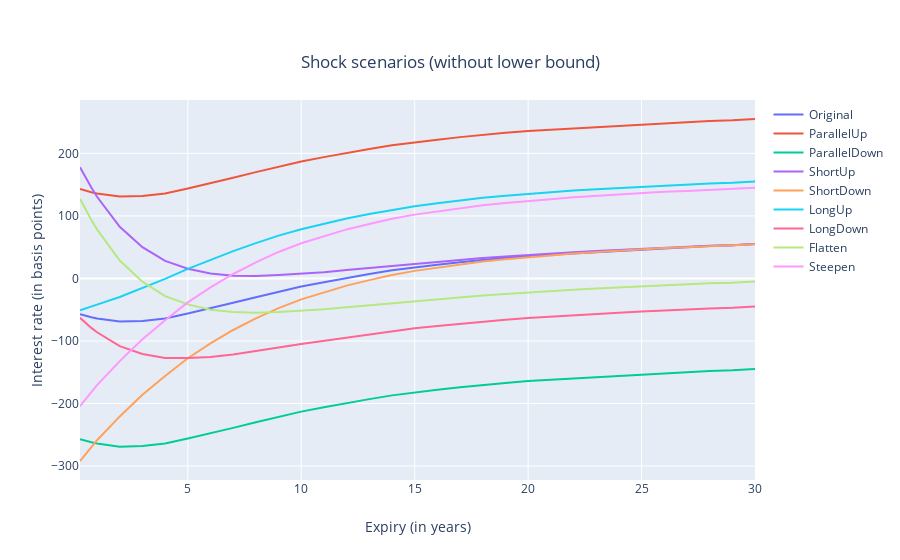
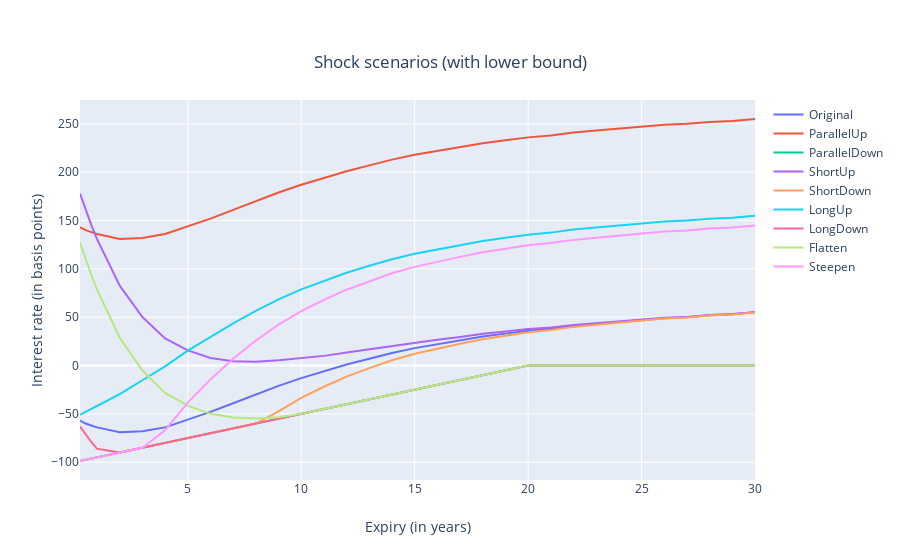

These figures' notebook cell, in order:
### Markdown cell above
### Plot all scenarios

### Code cell
# Plot the scenarios using a function defined above
plot_shocked_interest_rates(
    refdate_BaFin,
    example_BaFin_sampling_points,
    example_BaFin_interest_rate_basispoints,
    analytics.DayCounter(default_daycounter_type),
    shockparams_standard,
    False
)

plot_shocked_interest_rates(
    refdate_BaFin,
    example_BaFin_sampling_points,
    example_BaFin_interest_rate_basispoints,
    analytics.DayCounter(default_daycounter_type),
    shockparams_standard,
    True
)

### Figure 1 — Plotly figure (JSON) as saved in the notebook; plotly's stock layout.template omitted (floating-point values rounded to 4 significant figures)
{"data": [{"mode": "lines", "name": "Original", "type": "scatter", "x": [0.2486, 0.4973, 0.7486, 1, 2, 3, 4, 5, 6, 7, 8, 9, 10, 11, 12, 13, 14, 15, 16, 17, 18, 19, 20, 21, 22, 23, 24, 25, 26, 27, 28, 29, 30], "y": [-57, -60, -62, -64, -69, -68, -64, -56, -48, -39, -30, -21, -13, -6, 1, 7, 13, 18, 22, 26, 30, 33, 36, 38, 41, 43, 45, 47, 49, 50, 52, 53, 55]}, {"mode": "lines", "name": "ParallelUp", "type": "scatter", "x": [0.2486, 0.4973, 0.7486, 1, 2, 3, 4, 5, 6, 7, 8, 9, 10, 11, 12, 13, 14, 15, 16, 17, 18, 19, 20, 21, 22, 23, 24, 25, 26, 27, 28, 29, 30], "y": [143, 140, 138, 136, 131, 132, 136, 144, 152, 161, 170, 179, 187, 194, 201, 207, 213, 218, 222, 226, 230, 233, 236, 238, 241, 243, 245, 247, 249, 250, 252, 253, 255]}, {"mode": "lines", "name": "ParallelDown", "type": "scatter", "x": [0.2486, 0.4973, 0.7486, 1, 2, 3, 4, 5, 6, 7, 8, 9, 10, 11, 12, 13, 14, 15, 16, 17, 18, 19, 20, 21, 22, 23, 24, 25, 26, 27, 28, 29, 30], "y": [-257, -260, -262, -264, -269, -268, -264, -256, -248, -239, -230, -221, -213, -206, -199, -193, -187, -182, -178, -174, -170, -167, -164, -162, -159, -157, -155, -153, -151, -150, -148, -147, -145]}, {"mode": "lines", "name": "ShortUp", "type": "scatter", "x": [0.2486, 0.4973, 0.7486, 1, 2, 3, 4, 5, 6, 7, 8, 9, 10, 11, 12, 13, 14, 15, 16, 17, 18, 19, 20, 21, 22, 23, 24, 25, 26, 27, 28, 29, 30], "y": [177.9, 160.8, 145.3, 130.7, 82.63, 50.09, 27.97, 15.63, 7.783, 4.443, 3.834, 5.35, 7.521, 9.982, 13.45, 16.69, 20.55, 23.88, 26.58, 29.57, 32.78, 35.16, 37.68, 39.31, 42.02, 43.8, 45.62, 47.48, 49.38, 50.29, 52.23, 53.18, 55.14]}, {"mode": "lines", "name": "ShortDown", "type": "scatter", "x": [0.2486, 0.4973, 0.7486, 1, 2, 3, 4, 5, 6, 7, 8, 9, 10, 11, 12, 13, 14, 15, 16, 17, 18, 19, 20, 21, 22, 23, 24, 25, 26, 27, 28, 29, 30], "y": [-291.9, -280.8, -269.3, -258.7, -220.6, -186.1, -156.0, -127.6, -103.8, -82.44, -63.83, -47.35, -33.52, -21.98, -11.45, -2.694, 5.451, 12.12, 17.42, 22.43, 27.22, 30.84, 34.32, 36.69, 39.98, 42.2, 44.38, 46.52, 48.62, 49.71, 51.77, 52.82, 54.86]}, {"mode": "lines", "name": "LongUp", "type": "scatter", "x": [0.2486, 0.4973, 0.7486, 1, 2, 3, 4, 5, 6, 7, 8, 9, 10, 11, 12, 13, 14, 15, 16, 17, 18, 19, 20, 21, 22, 23, 24, 25, 26, 27, 28, 29, 30], "y": [-50.97, -48.31, -44.93, -41.88, -29.65, -15.24, -0.7879, 15.35, 29.69, 43.62, 56.47, 68.46, 78.79, 87.61, 96.02, 103.1, 110.0, 115.6, 120.2, 124.6, 128.9, 132.1, 135.3, 137.5, 140.6, 142.7, 144.8, 146.8, 148.8, 149.9, 151.9, 152.9, 154.9]}, {"mode": "lines", "name": "LongDown", "type": "scatter", "x": [0.2486, 0.4973, 0.7486, 1, 2, 3, 4, 5, 6, 7, 8, 9, 10, 11, 12, 13, 14, 15, 16, 17, 18, 19, 20, 21, 22, 23, 24, 25, 26, 27, 28, 29, 30], "y": [-63.03, -71.69, -79.07, -86.12, -108.3, -120.8, -127.2, -127.3, -125.7, -121.6, -116.5, -110.5, -104.8, -99.61, -94.02, -89.12, -83.98, -79.65, -76.17, -72.57, -68.89, -66.13, -63.33, -61.48, -58.59, -56.68, -54.75, -52.81, -50.85, -49.88, -47.91, -46.93, -44.94]}, {"mode": "lines", "name": "Flatten", "type": "scatter", "x": [0.2486, 0.4973, 0.7486, 1, 2, 3, 4, 5, 6, 7, 8, 9, 10, 11, 12, 13, 14, 15, 16, 17, 18, 19, 20, 21, 22, 23, 24, 25, 26, 27, 28, 29, 30], "y": [127.3, 109.6, 93.62, 78.49, 28.7, -5.185, -28.35, -41.51, -49.99, -53.82, -54.81, -53.6, -51.66, -49.38, -46.06, -42.92, -39.15, -35.89, -33.24, -30.29, -27.11, -24.75, -22.25, -20.64, -17.94, -16.17, -14.36, -12.5, -10.61, -9.696, -7.763, -6.815, -4.856]}, {"mode": "lines", "name": "Steepen", "type": "scatter", "x": [0.2486, 0.4973, 0.7486, 1, 2, 3, 4, 5, 6, 7, 8, 9, 10, 11, 12, 13, 14, 15, 16, 17, 18, 19, 20, 21, 22, 23, 24, 25, 26, 27, 28, 29, 30], "y": [-204.3, -193.0, -181.4, -170.6, -132.1, -97.27, -66.89, -38.34, -14.34, 7.122, 25.83, 42.39, 56.27, 67.86, 78.43, 87.21, 95.38, 102.1, 107.4, 112.4, 117.2, 120.8, 124.3, 126.7, 130.0, 132.2, 134.4, 136.5, 138.6, 139.7, 141.8, 142.8, 144.9]}], "layout": {"showlegend": true, "title": {"text": "Shock scenarios (without lower bound)", "x": 0.5, "xanchor": "center", "y": 0.9, "yanchor": "top"}, "xaxis": {"title": {"text": "Expiry (in years)"}}, "yaxis": {"title": {"text": "Interest rate (in basis points)"}}}}

### Figure 2 — Plotly figure (JSON) as saved in the notebook; plotly's stock layout.template omitted (floating-point values rounded to 4 significant figures)
{"data": [{"mode": "lines", "name": "Original", "type": "scatter", "x": [0.2486, 0.4973, 0.7486, 1, 2, 3, 4, 5, 6, 7, 8, 9, 10, 11, 12, 13, 14, 15, 16, 17, 18, 19, 20, 21, 22, 23, 24, 25, 26, 27, 28, 29, 30], "y": [-57, -60, -62, -64, -69, -68, -64, -56, -48, -39, -30, -21, -13, -6, 1, 7, 13, 18, 22, 26, 30, 33, 36, 38, 41, 43, 45, 47, 49, 50, 52, 53, 55]}, {"mode": "lines", "name": "ParallelUp", "type": "scatter", "x": [0.2486, 0.4973, 0.7486, 1, 2, 3, 4, 5, 6, 7, 8, 9, 10, 11, 12, 13, 14, 15, 16, 17, 18, 19, 20, 21, 22, 23, 24, 25, 26, 27, 28, 29, 30], "y": [143, 140, 138, 136, 131, 132, 136, 144, 152, 161, 170, 179, 187, 194, 201, 207, 213, 218, 222, 226, 230, 233, 236, 238, 241, 243, 245, 247, 249, 250, 252, 253, 255]}, {"mode": "lines", "name": "ParallelDown", "type": "scatter", "x": [0.2486, 0.4973, 0.7486, 1, 2, 3, 4, 5, 6, 7, 8, 9, 10, 11, 12, 13, 14, 15, 16, 17, 18, 19, 20, 21, 22, 23, 24, 25, 26, 27, 28, 29, 30], "y": [-98.76, -97.51, -96.26, -95, -90, -85, -80, -75, -70, -65, -60, -55, -50, -45, -40, -35, -30, -25, -20, -15, -10, -5, 0, 0, 0, 0, 0, 0, 0, 0, 0, 0, 0]}, {"mode": "lines", "name": "ShortUp", "type": "scatter", "x": [0.2486, 0.4973, 0.7486, 1, 2, 3, 4, 5, 6, 7, 8, 9, 10, 11, 12, 13, 14, 15, 16, 17, 18, 19, 20, 21, 22, 23, 24, 25, 26, 27, 28, 29, 30], "y": [177.9, 160.8, 145.3, 130.7, 82.63, 50.09, 27.97, 15.63, 7.783, 4.443, 3.834, 5.35, 7.521, 9.982, 13.45, 16.69, 20.55, 23.88, 26.58, 29.57, 32.78, 35.16, 37.68, 39.31, 42.02, 43.8, 45.62, 47.48, 49.38, 50.29, 52.23, 53.18, 55.14]}, {"mode": "lines", "name": "ShortDown", "type": "scatter", "x": [0.2486, 0.4973, 0.7486, 1, 2, 3, 4, 5, 6, 7, 8, 9, 10, 11, 12, 13, 14, 15, 16, 17, 18, 19, 20, 21, 22, 23, 24, 25, 26, 27, 28, 29, 30], "y": [-98.76, -97.51, -96.26, -95, -90, -85, -80, -75, -70, -65, -60, -47.35, -33.52, -21.98, -11.45, -2.694, 5.451, 12.12, 17.42, 22.43, 27.22, 30.84, 34.32, 36.69, 39.98, 42.2, 44.38, 46.52, 48.62, 49.71, 51.77, 52.82, 54.86]}, {"mode": "lines", "name": "LongUp", "type": "scatter", "x": [0.2486, 0.4973, 0.7486, 1, 2, 3, 4, 5, 6, 7, 8, 9, 10, 11, 12, 13, 14, 15, 16, 17, 18, 19, 20, 21, 22, 23, 24, 25, 26, 27, 28, 29, 30], "y": [-50.97, -48.31, -44.93, -41.88, -29.65, -15.24, -0.7879, 15.35, 29.69, 43.62, 56.47, 68.46, 78.79, 87.61, 96.02, 103.1, 110.0, 115.6, 120.2, 124.6, 128.9, 132.1, 135.3, 137.5, 140.6, 142.7, 144.8, 146.8, 148.8, 149.9, 151.9, 152.9, 154.9]}, {"mode": "lines", "name": "LongDown", "type": "scatter", "x": [0.2486, 0.4973, 0.7486, 1, 2, 3, 4, 5, 6, 7, 8, 9, 10, 11, 12, 13, 14, 15, 16, 17, 18, 19, 20, 21, 22, 23, 24, 25, 26, 27, 28, 29, 30], "y": [-63.03, -71.69, -79.07, -86.12, -90, -85, -80, -75, -70, -65, -60, -55, -50, -45, -40, -35, -30, -25, -20, -15, -10, -5, 0, 0, 0, 0, 0, 0, 0, 0, 0, 0, 0]}, {"mode": "lines", "name": "Flatten", "type": "scatter", "x": [0.2486, 0.4973, 0.7486, 1, 2, 3, 4, 5, 6, 7, 8, 9, 10, 11, 12, 13, 14, 15, 16, 17, 18, 19, 20, 21, 22, 23, 24, 25, 26, 27, 28, 29, 30], "y": [127.3, 109.6, 93.62, 78.49, 28.7, -5.185, -28.35, -41.51, -49.99, -53.82, -54.81, -53.6, -50, -45, -40, -35, -30, -25, -20, -15, -10, -5, 0, 0, 0, 0, 0, 0, 0, 0, 0, 0, 0]}, {"mode": "lines", "name": "Steepen", "type": "scatter", "x": [0.2486, 0.4973, 0.7486, 1, 2, 3, 4, 5, 6, 7, 8, 9, 10, 11, 12, 13, 14, 15, 16, 17, 18, 19, 20, 21, 22, 23, 24, 25, 26, 27, 28, 29, 30], "y": [-98.76, -97.51, -96.26, -95, -90, -85, -66.89, -38.34, -14.34, 7.122, 25.83, 42.39, 56.27, 67.86, 78.43, 87.21, 95.38, 102.1, 107.4, 112.4, 117.2, 120.8, 124.3, 126.7, 130.0, 132.2, 134.4, 136.5, 138.6, 139.7, 141.8, 142.8, 144.9]}], "layout": {"showlegend": true, "title": {"text": "Shock scenarios (with lower bound)", "x": 0.5, "xanchor": "center", "y": 0.9, "yanchor": "top"}, "xaxis": {"title": {"text": "Expiry (in years)"}}, "yaxis": {"title": {"text": "Interest rate (in basis points)"}}}}
